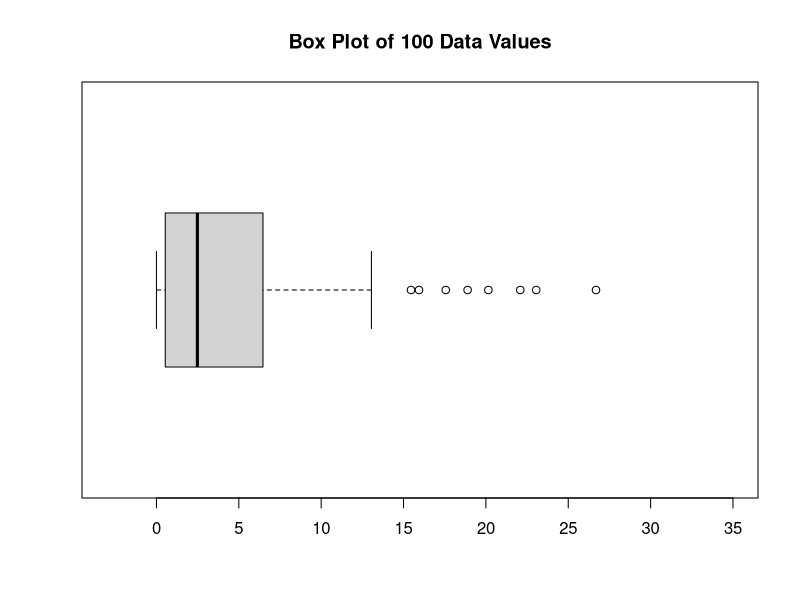

Reproduce this figure in R.

#postscript("u:/meth1/psfiles/boxplot100.ps",height=8,horizontal=F)

wei = rweibull(100,0.7,4)

par(lab=c(10,4,4))
boxplot(wei,ylim=c(-3,35),horizontal=TRUE)
title("Box Plot of 100 Data Values",cex=.75)

#graphics.off()
